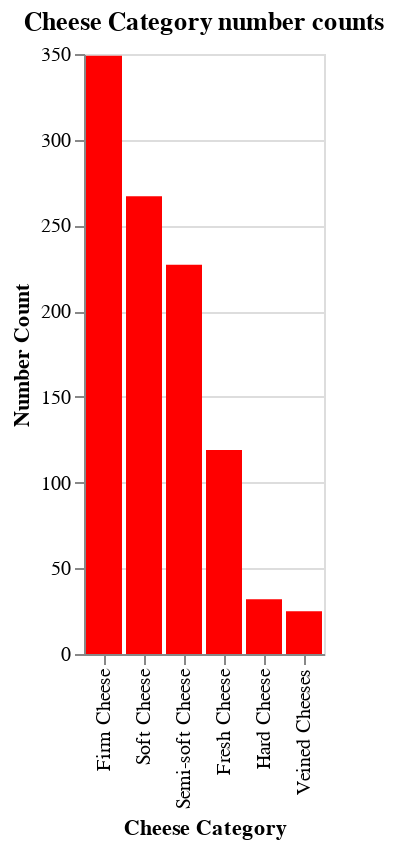

Source (notebook cell):
### Code cell
#Figure 3: Cheese category number counts
plot_chart3 = plot_value_counts(cheese_df, 'CategoryTypeEn', color='red', title="Cheese Category number counts",
                               x_title='Cheese Category')
plot_chart3

### Figure 1 — Vega-Lite specification as saved in the notebook (floating-point values rounded to 4 significant figures)
{"config": {"view": {"continuousWidth": 400, "continuousHeight": 300}}, "data": {"name": "data-5c4fe946a1a06753fac37066933b1c93"}, "mark": {"type": "bar", "color": "red"}, "encoding": {"x": {"type": "nominal", "field": "CategoryTypeEn", "sort": "-y", "title": "Cheese Category"}, "y": {"type": "quantitative", "field": "Count", "title": "Number Count"}}, "title": "Cheese Category number counts", "$schema": "https://vega.github.io/schema/vega-lite/v4.8.1.json", "datasets": {"data-5c4fe946a1a06753fac37066933b1c93": [{"CategoryTypeEn": "Firm Cheese", "Count": 349}, {"CategoryTypeEn": "Soft Cheese", "Count": 267}, {"CategoryTypeEn": "Semi-soft Cheese", "Count": 227}, {"CategoryTypeEn": "Fresh Cheese", "Count": 119}, {"CategoryTypeEn": "Hard Cheese", "Count": 32}, {"CategoryTypeEn": "Veined Cheeses", "Count": 25}]}}
